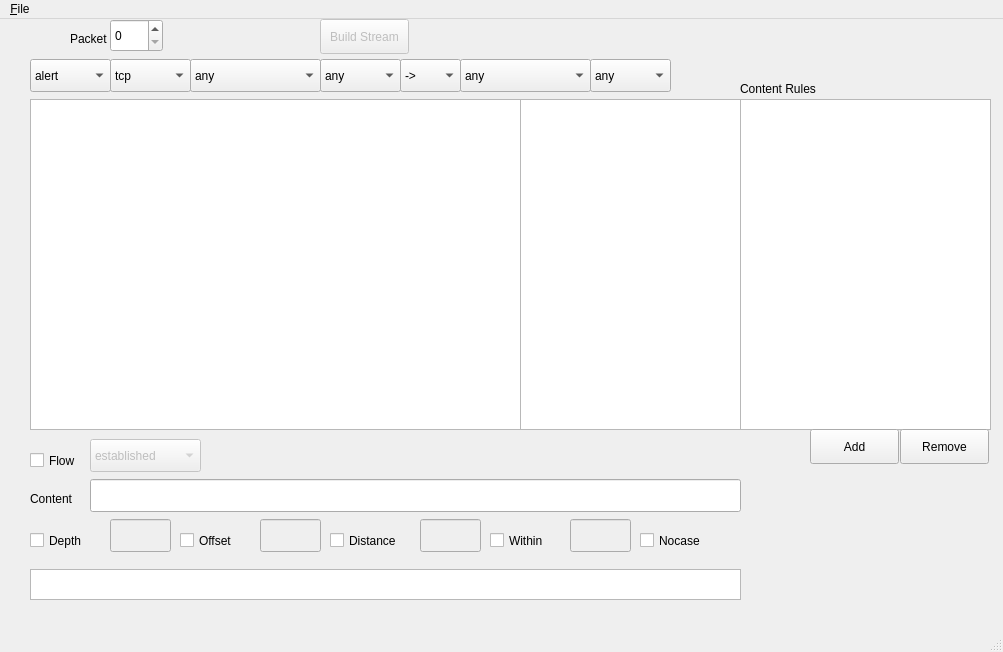
<?xml version="1.0" encoding="UTF-8"?>
<ui version="4.0">
 <class>MainWindow</class>
 <widget class="QMainWindow" name="MainWindow">
  <property name="geometry">
   <rect>
    <x>0</x>
    <y>0</y>
    <width>1003</width>
    <height>652</height>
   </rect>
  </property>
  <property name="windowTitle">
   <string>Snort Rule Tool</string>
  </property>
  <widget class="QWidget" name="centralwidget">
   <widget class="QPlainTextEdit" name="hexColumn">
    <property name="geometry">
     <rect>
      <x>30</x>
      <y>80</y>
      <width>491</width>
      <height>331</height>
     </rect>
    </property>
    <property name="font">
     <font>
      <family>Monospace</family>
     </font>
    </property>
    <property name="verticalScrollBarPolicy">
     <enum>Qt::ScrollBarAlwaysOff</enum>
    </property>
    <property name="horizontalScrollBarPolicy">
     <enum>Qt::ScrollBarAlwaysOff</enum>
    </property>
    <property name="readOnly">
     <bool>true</bool>
    </property>
   </widget>
   <widget class="QPlainTextEdit" name="textColumn">
    <property name="geometry">
     <rect>
      <x>520</x>
      <y>80</y>
      <width>221</width>
      <height>331</height>
     </rect>
    </property>
    <property name="font">
     <font>
      <family>Monospace</family>
     </font>
    </property>
    <property name="readOnly">
     <bool>true</bool>
    </property>
   </widget>
   <widget class="QComboBox" name="actionCombo">
    <property name="geometry">
     <rect>
      <x>30</x>
      <y>40</y>
      <width>81</width>
      <height>33</height>
     </rect>
    </property>
    <property name="currentText">
     <string>alert</string>
    </property>
    <item>
     <property name="text">
      <string>alert</string>
     </property>
    </item>
    <item>
     <property name="text">
      <string>log</string>
     </property>
    </item>
    <item>
     <property name="text">
      <string>pass</string>
     </property>
    </item>
    <item>
     <property name="text">
      <string>activate</string>
     </property>
    </item>
    <item>
     <property name="text">
      <string>dynamic</string>
     </property>
    </item>
    <item>
     <property name="text">
      <string>drop</string>
     </property>
    </item>
    <item>
     <property name="text">
      <string>reject</string>
     </property>
    </item>
    <item>
     <property name="text">
      <string>sdrop</string>
     </property>
    </item>
   </widget>
   <widget class="QComboBox" name="protoCombo">
    <property name="geometry">
     <rect>
      <x>110</x>
      <y>40</y>
      <width>81</width>
      <height>33</height>
     </rect>
    </property>
    <item>
     <property name="text">
      <string>tcp</string>
     </property>
    </item>
    <item>
     <property name="text">
      <string>udp</string>
     </property>
    </item>
    <item>
     <property name="text">
      <string>icmp</string>
     </property>
    </item>
    <item>
     <property name="text">
      <string>ip</string>
     </property>
    </item>
   </widget>
   <widget class="QComboBox" name="srcCombo">
    <property name="geometry">
     <rect>
      <x>190</x>
      <y>40</y>
      <width>131</width>
      <height>33</height>
     </rect>
    </property>
    <item>
     <property name="text">
      <string>any</string>
     </property>
    </item>
   </widget>
   <widget class="QComboBox" name="srcPortCombo">
    <property name="geometry">
     <rect>
      <x>320</x>
      <y>40</y>
      <width>81</width>
      <height>33</height>
     </rect>
    </property>
    <item>
     <property name="text">
      <string>any</string>
     </property>
    </item>
   </widget>
   <widget class="QComboBox" name="dirCombo">
    <property name="geometry">
     <rect>
      <x>400</x>
      <y>40</y>
      <width>61</width>
      <height>33</height>
     </rect>
    </property>
    <item>
     <property name="text">
      <string>-&gt;</string>
     </property>
    </item>
    <item>
     <property name="text">
      <string>&lt;-&gt;</string>
     </property>
    </item>
   </widget>
   <widget class="QComboBox" name="destCombo">
    <property name="geometry">
     <rect>
      <x>460</x>
      <y>40</y>
      <width>131</width>
      <height>33</height>
     </rect>
    </property>
    <item>
     <property name="text">
      <string>any</string>
     </property>
    </item>
   </widget>
   <widget class="QComboBox" name="destPortCombo">
    <property name="geometry">
     <rect>
      <x>590</x>
      <y>40</y>
      <width>81</width>
      <height>33</height>
     </rect>
    </property>
    <item>
     <property name="text">
      <string>any</string>
     </property>
    </item>
   </widget>
   <widget class="QPlainTextEdit" name="ruleText">
    <property name="geometry">
     <rect>
      <x>30</x>
      <y>550</y>
      <width>711</width>
      <height>31</height>
     </rect>
    </property>
   </widget>
   <widget class="QSpinBox" name="packetBox">
    <property name="geometry">
     <rect>
      <x>110</x>
      <y>0</y>
      <width>53</width>
      <height>33</height>
     </rect>
    </property>
   </widget>
   <widget class="QLabel" name="label">
    <property name="geometry">
     <rect>
      <x>70</x>
      <y>10</y>
      <width>41</width>
      <height>19</height>
     </rect>
    </property>
    <property name="text">
     <string>Packet</string>
    </property>
   </widget>
   <widget class="QLineEdit" name="contentEdit">
    <property name="geometry">
     <rect>
      <x>90</x>
      <y>460</y>
      <width>651</width>
      <height>33</height>
     </rect>
    </property>
   </widget>
   <widget class="QLabel" name="label_2">
    <property name="geometry">
     <rect>
      <x>30</x>
      <y>470</y>
      <width>60</width>
      <height>19</height>
     </rect>
    </property>
    <property name="text">
     <string>Content</string>
    </property>
   </widget>
   <widget class="QCheckBox" name="flowCheck">
    <property name="geometry">
     <rect>
      <x>30</x>
      <y>430</y>
      <width>61</width>
      <height>23</height>
     </rect>
    </property>
    <property name="text">
     <string>Flow</string>
    </property>
   </widget>
   <widget class="QComboBox" name="flowCombo">
    <property name="enabled">
     <bool>false</bool>
    </property>
    <property name="geometry">
     <rect>
      <x>90</x>
      <y>420</y>
      <width>111</width>
      <height>33</height>
     </rect>
    </property>
    <item>
     <property name="text">
      <string>established</string>
     </property>
    </item>
    <item>
     <property name="text">
      <string>to_client</string>
     </property>
    </item>
    <item>
     <property name="text">
      <string>to_server</string>
     </property>
    </item>
    <item>
     <property name="text">
      <string>from_client</string>
     </property>
    </item>
    <item>
     <property name="text">
      <string>from_server</string>
     </property>
    </item>
    <item>
     <property name="text">
      <string>not_established</string>
     </property>
    </item>
    <item>
     <property name="text">
      <string>stateless</string>
     </property>
    </item>
    <item>
     <property name="text">
      <string>no_stream</string>
     </property>
    </item>
    <item>
     <property name="text">
      <string>only_stream</string>
     </property>
    </item>
    <item>
     <property name="text">
      <string>no_frag</string>
     </property>
    </item>
    <item>
     <property name="text">
      <string>only_frag</string>
     </property>
    </item>
   </widget>
   <widget class="QPushButton" name="streamButton">
    <property name="enabled">
     <bool>false</bool>
    </property>
    <property name="geometry">
     <rect>
      <x>320</x>
      <y>0</y>
      <width>89</width>
      <height>35</height>
     </rect>
    </property>
    <property name="text">
     <string>Build Stream</string>
    </property>
   </widget>
   <widget class="QCheckBox" name="depthCheck">
    <property name="geometry">
     <rect>
      <x>30</x>
      <y>510</y>
      <width>71</width>
      <height>23</height>
     </rect>
    </property>
    <property name="text">
     <string>Depth</string>
    </property>
   </widget>
   <widget class="QLineEdit" name="depthEdit">
    <property name="enabled">
     <bool>false</bool>
    </property>
    <property name="geometry">
     <rect>
      <x>110</x>
      <y>500</y>
      <width>61</width>
      <height>33</height>
     </rect>
    </property>
   </widget>
   <widget class="QCheckBox" name="offsetCheck">
    <property name="geometry">
     <rect>
      <x>180</x>
      <y>510</y>
      <width>81</width>
      <height>23</height>
     </rect>
    </property>
    <property name="text">
     <string>Offset</string>
    </property>
   </widget>
   <widget class="QLineEdit" name="offsetEdit">
    <property name="enabled">
     <bool>false</bool>
    </property>
    <property name="geometry">
     <rect>
      <x>260</x>
      <y>500</y>
      <width>61</width>
      <height>33</height>
     </rect>
    </property>
   </widget>
   <widget class="QCheckBox" name="distanceCheck">
    <property name="geometry">
     <rect>
      <x>330</x>
      <y>510</y>
      <width>91</width>
      <height>23</height>
     </rect>
    </property>
    <property name="text">
     <string>Distance</string>
    </property>
   </widget>
   <widget class="QLineEdit" name="distanceEdit">
    <property name="enabled">
     <bool>false</bool>
    </property>
    <property name="geometry">
     <rect>
      <x>420</x>
      <y>500</y>
      <width>61</width>
      <height>33</height>
     </rect>
    </property>
   </widget>
   <widget class="QCheckBox" name="withinCheck">
    <property name="geometry">
     <rect>
      <x>490</x>
      <y>510</y>
      <width>93</width>
      <height>23</height>
     </rect>
    </property>
    <property name="text">
     <string>Within</string>
    </property>
   </widget>
   <widget class="QLineEdit" name="withinEdit">
    <property name="enabled">
     <bool>false</bool>
    </property>
    <property name="geometry">
     <rect>
      <x>570</x>
      <y>500</y>
      <width>61</width>
      <height>33</height>
     </rect>
    </property>
   </widget>
   <widget class="QCheckBox" name="nocaseCheck">
    <property name="geometry">
     <rect>
      <x>640</x>
      <y>510</y>
      <width>93</width>
      <height>23</height>
     </rect>
    </property>
    <property name="text">
     <string>Nocase</string>
    </property>
   </widget>
   <widget class="QListWidget" name="contentList">
    <property name="geometry">
     <rect>
      <x>740</x>
      <y>80</y>
      <width>251</width>
      <height>331</height>
     </rect>
    </property>
   </widget>
   <widget class="QLabel" name="label_3">
    <property name="geometry">
     <rect>
      <x>740</x>
      <y>60</y>
      <width>91</width>
      <height>19</height>
     </rect>
    </property>
    <property name="text">
     <string>Content Rules</string>
    </property>
   </widget>
   <widget class="QPushButton" name="ruleRemoveButton">
    <property name="geometry">
     <rect>
      <x>900</x>
      <y>410</y>
      <width>89</width>
      <height>35</height>
     </rect>
    </property>
    <property name="text">
     <string>Remove</string>
    </property>
   </widget>
   <widget class="QPushButton" name="addRuleButton">
    <property name="geometry">
     <rect>
      <x>810</x>
      <y>410</y>
      <width>89</width>
      <height>35</height>
     </rect>
    </property>
    <property name="text">
     <string>Add</string>
    </property>
   </widget>
  </widget>
  <widget class="QMenuBar" name="menubar">
   <property name="geometry">
    <rect>
     <x>0</x>
     <y>0</y>
     <width>1003</width>
     <height>31</height>
    </rect>
   </property>
   <widget class="QMenu" name="menu_File">
    <property name="title">
     <string>&amp;File</string>
    </property>
    <addaction name="actionOpen"/>
   </widget>
   <addaction name="menu_File"/>
  </widget>
  <widget class="QStatusBar" name="statusbar"/>
  <action name="actionOpen">
   <property name="text">
    <string>&amp;Open</string>
   </property>
  </action>
 </widget>
 <resources/>
 <connections/>
</ui>
